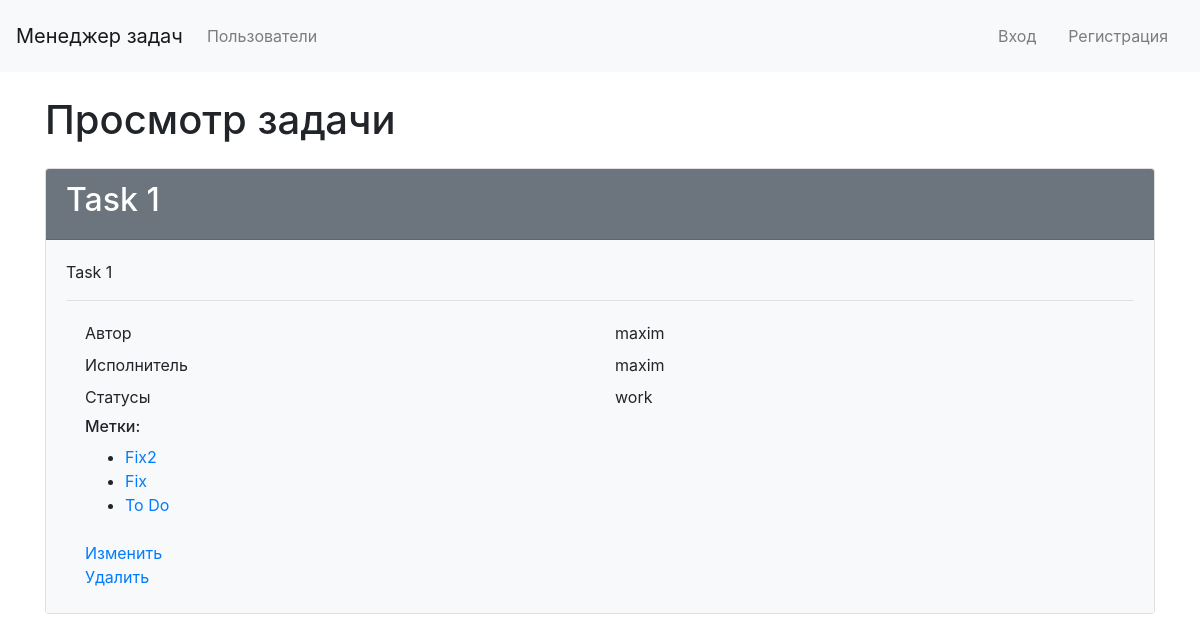
Page /tasks/task/1/ on the committed database.
### tasks/models.py (models this page shows, shortened)
class Task(models.Model):
    name = models.CharField(max_length=200)
    description = models.TextField(blank=True)
    status = models.ForeignKey(
        TaskStatus,
        default=get_default_status,
        on_delete=models.CASCADE
    )
    creator = models.ForeignKey(
        User,
        on_delete=models.SET_NULL,
        null=True,
        blank=True,
        related_name='creator'
    )
    assigned_to = models.ForeignKey(
        User,
        on_delete=models.SET_NULL,
        null=True,
        blank=True,
        related_name='assigned_to'
    )
    tags = models.ManyToManyField('Tag', blank=True, related_name='tasks')

class TaskStatus(models.Model):
    NEW = 'new'
    WORK = 'work'
    TEST = 'test'
    DONE = 'done'
    STATUS_OPTIONS = [
        (NEW, 'New'),
        (WORK, 'In work'),
        (TEST, 'Testing'),
        (DONE, 'Done'),
    ]
    name = models.CharField(
        max_length=4,
        choices=STATUS_OPTIONS,
        unique=True,
        default=NEW,
    )
    def __str__(self):
        return self.name

class Tag(models.Model):
    title = models.CharField(max_length=50, unique=True)
    def get_absolute_url(self):
        return reverse('tasks:tag_detail_url', kwargs={'pk': self.id})

### tasks/views.py (the view)
class TaskDetail(generic.DetailView):
    model = Task
    template_name = 'tasks/task_detail.html'

### tasks/templates/tasks/task_detail.html (shortened to what this page needs)
{% extends "tasks/base_tasks.html" %}
{% load i18n %}
{% block content %}
<div class="container wrapper flex-grow-1">
    <h1 class="my-4">
        {% trans 'Task view' %}
    </h1>
    <div class="card">
        <div class="card-header bg-secondary text-white">
            <h2>{{ task.name }}</h2>
        </div>
        <div class="card-body bg-light">
            <p>{{ task.description }}</p>
            <hr>
            <div class="container">
                <div class="row p-1">
                    <div class="col">{% trans 'Creator' %}</div>
                    <div class="col">{{ task.creator }}</div>
                </div>
                <div class="row p-1">
                    <div class="col">{% trans 'Assignee' %}</div>
                    <div class="col">{{ task.assigned_to }}</div>
                </div>
                <div class="row p-1">
                    <div class="col">{% trans 'Status' %}</div>
                    <div class="col">{{ task.status }}</div>
                </div>
                <div class="row p-1">
                    <div class="col">
                        <h6>{% trans 'Tags' %}:</h6>
                        <ul>
                            {% for tag in task.tags.all %}
                            <li><a href="{{ tag.get_absolute_url }}">{{ tag.title }}</a></li>
                            {% endfor %}
                        </ul>
                    </div>
                </div>
                <div class="row p-1">
                    <div class="col">
                        <a href="{% url "tasks:task_update_url" task.id %}">{% trans 'Edit' %}</a>
                        <br>
                        <a href="{% url "tasks:task_delete_url" task.id %}">{% trans 'Delete' %}</a>
                    </div>
                </div>
            </div>
        </div>
    </div>
</div>
{% endblock %}

### rows in the picture
Task: name "Task 1", description "Task 1", creator "maxim", assigned_to "maxim", status "work"
Tag: title "Fix2"
Tag: title "Fix"
Tag: title "To Do"
